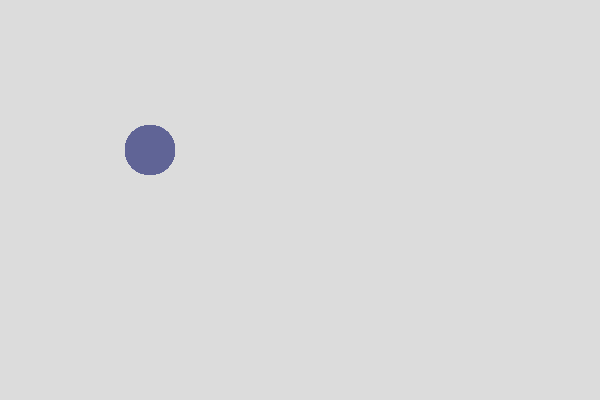
Frame 1 (no input)
Frame 2 (the mouse pressed at the canvas centre, redrawn once): identical to frame 1, image omitted

The p5.js sketch that drew this single still picture (run headless with seeded random() and noise() and a simulated clock; the mouse was pressed at the canvas centre and the sketch redrawn once):

// p5.js sketch
// ── sketch.js
function setup() {
  createCanvas(600, 400); // Canvas size 600x400
}

function draw() {
  background(220); // Sets a light grey background
  generateShapes(); // Call to function that handles shapes creation
  noLoop(); // Disables looping to draw the shapes only once
}

function generateShapes() {
  // Fixed position and size for all shapes
  let x = 150; // Fixed x position
  let y = 150; // Fixed y position
  let size = 50; // Fixed size
  
  // Drawing 50 circles with fixed position and size
  for (let i = 0; i < 50; i++) {
    drawShape(x, y, size); // Call the custom function to draw each shape
  }
}

function drawShape(x, y, size) {
  let noiseVal = noise(x * 0.01, y * 0.01); // Generate a noise value based on position
  fill(noiseVal * 255, 100, 150); // Apply noise value to the red component for color variation
  noStroke(); // Shapes without border
  ellipse(x, y, size, size); // Draw ellipse with fixed size
}
